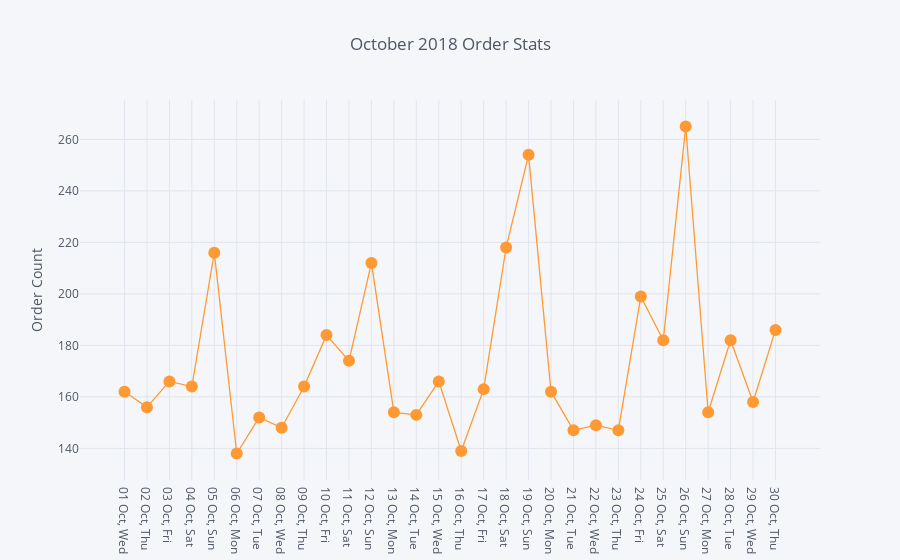

Source (notebook cell):
### Code cell
df.delivery_start_date.value_counts().sort_index().iplot(mode='lines+markers', yTitle='Order Count', title = 'October 2018 Order Stats')

### Figure 1 — Plotly figure (JSON) as saved in the notebook; plotly's stock layout.template omitted (floating-point values rounded to 4 significant figures)
{"data": [{"line": {"color": "rgba(255, 153, 51, 1.0)", "dash": "solid", "shape": "linear", "width": 1.3}, "marker": {"size": 12, "symbol": "circle"}, "mode": "lines+markers", "name": "delivery_start_date", "text": "", "type": "scatter", "uid": "802f4cb0-37be-494d-99a6-efc843bc4e53", "x": ["01 Oct, Wed", "02 Oct, Thu", "03 Oct, Fri", "04 Oct, Sat", "05 Oct, Sun", "06 Oct, Mon", "07 Oct, Tue", "08 Oct, Wed", "09 Oct, Thu", "10 Oct, Fri", "11 Oct, Sat", "12 Oct, Sun", "13 Oct, Mon", "14 Oct, Tue", "15 Oct, Wed", "16 Oct, Thu", "17 Oct, Fri", "18 Oct, Sat", "19 Oct, Sun", "20 Oct, Mon", "21 Oct, Tue", "22 Oct, Wed", "23 Oct, Thu", "24 Oct, Fri", "25 Oct, Sat", "26 Oct, Sun", "27 Oct, Mon", "28 Oct, Tue", "29 Oct, Wed", "30 Oct, Thu"], "y": [162, 156, 166, 164, 216, 138, 152, 148, 164, 184, 174, 212, 154, 153, 166, 139, 163, 218, 254, 162, 147, 149, 147, 199, 182, 265, 154, 182, 158, 186]}], "layout": {"legend": {"bgcolor": "#F5F6F9", "font": {"color": "#4D5663"}}, "paper_bgcolor": "#F5F6F9", "plot_bgcolor": "#F5F6F9", "title": {"font": {"color": "#4D5663"}, "text": "October 2018 Order Stats"}, "xaxis": {"gridcolor": "#E1E5ED", "showgrid": true, "tickfont": {"color": "#4D5663"}, "title": {"font": {"color": "#4D5663"}, "text": ""}, "zerolinecolor": "#E1E5ED"}, "yaxis": {"gridcolor": "#E1E5ED", "showgrid": true, "tickfont": {"color": "#4D5663"}, "title": {"font": {"color": "#4D5663"}, "text": "Order Count"}, "zerolinecolor": "#E1E5ED"}}}
